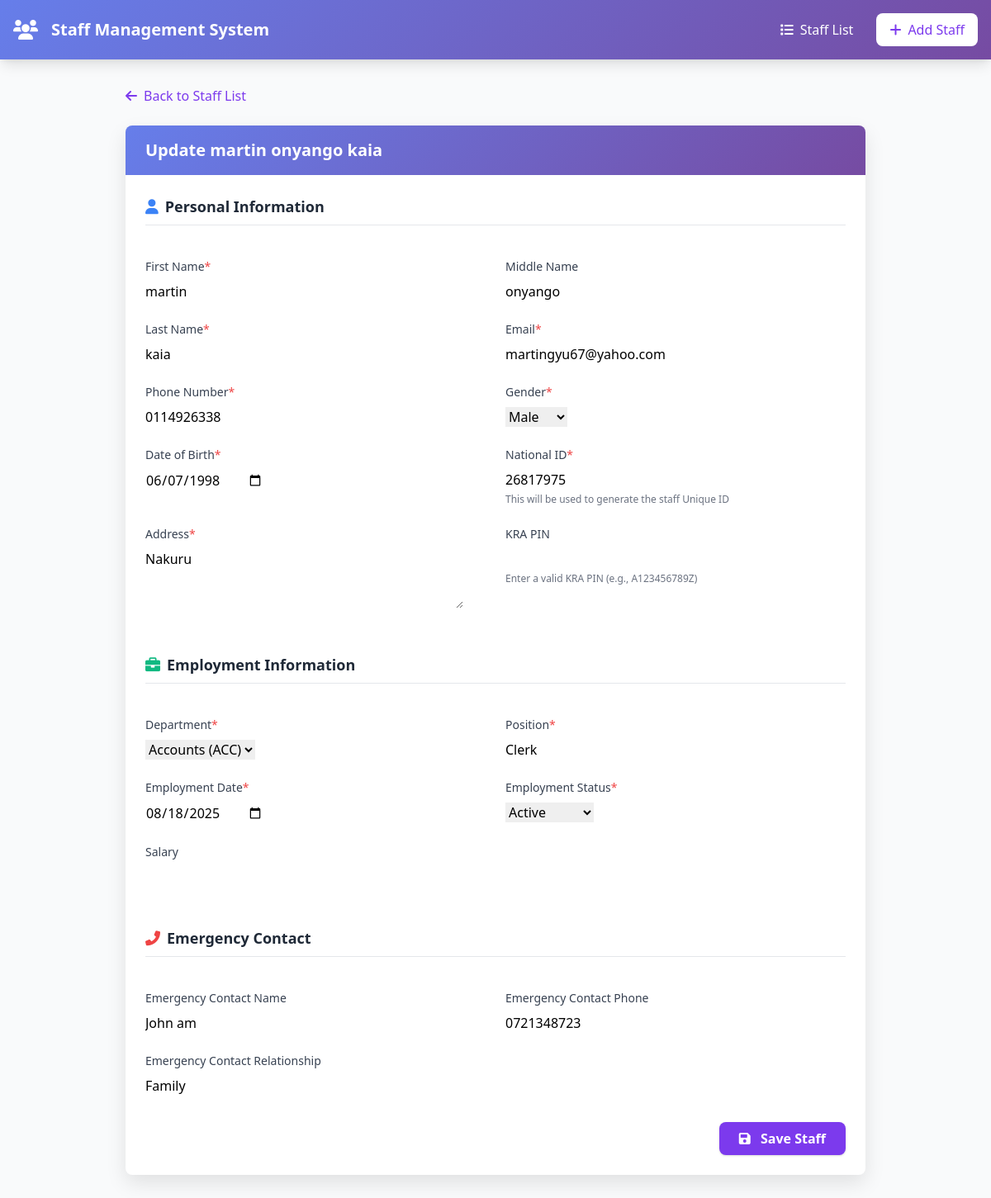
Page /ACC26817975-2025/update/ on the committed database.
### core/models.py (models this page shows, shortened)
class Staff(models.Model):
    GENDER_CHOICES = [
        ('M', 'Male'),
        ('F', 'Female'),
        ('O', 'Other'),
    ]
    EMPLOYMENT_STATUS_CHOICES = [
        ('ACTIVE', 'Active'),
        ('INACTIVE', 'Inactive'),
        ('TERMINATED', 'Terminated'),
        ('RETIRED', 'Retired'),
    ]
    first_name = models.CharField(max_length=50, verbose_name=_("First Name"))
    middle_name = models.CharField(max_length=50, blank=True, null=True, verbose_name=_("Middle Name"))
    last_name = models.CharField(max_length=50, verbose_name=_("Last Name"))
    email = models.EmailField(unique=True, verbose_name=_("Email"))
    phone = models.CharField(max_length=15, verbose_name=_("Phone Number"))
    gender = models.CharField(max_length=1, choices=GENDER_CHOICES, verbose_name=_("Gender"))
    date_of_birth = models.DateField(verbose_name=_("Date of Birth"))
    national_id = models.CharField(max_length=20, unique=True, verbose_name=_("National ID"))
    address = models.TextField(verbose_name=_("Address"))
    department = models.ForeignKey(Department, on_delete=models.CASCADE, related_name='staff_members', verbose_name=_("Department"))
    position = models.CharField(max_length=100, verbose_name=_("Position"))
    employment_date = models.DateField(verbose_name=_("Employment Date"))
    employment_status = models.CharField(
        max_length=20,
        choices=EMPLOYMENT_STATUS_CHOICES,
        default='ACTIVE',
        verbose_name=_("Employment Status")
    )
    salary = models.DecimalField(max_digits=10, decimal_places=2, blank=True, null=True, verbose_name=_("Salary"))
    emergency_contact_name = models.CharField(max_length=100, blank=True, null=True, verbose_name=_("Emergency Contact Name"))
    emergency_contact_phone = models.CharField(max_length=15, blank=True, null=True, verbose_name=_("Emergency Contact Phone"))
    emergency_contact_relationship = models.CharField(max_length=50, blank=True, null=True, verbose_name=_("Emergency Contact Relationship"))
    kra_pin = models.CharField(
        max_length=11,
        unique=True,
        blank=True,
        null=True,
        validators=[RegexValidator(r'^[A-Za-z][0-9]{9}[A-Za-z]$', 'KRA PIN must be 11 characters: 1 letter, 9 digits, 1 letter')],
        verbose_name=_("KRA PIN")
    )
    unique_id = models.CharField(max_length=30, unique=True, editable=False, verbose_name=_("Unique ID"))
    created_at = models.DateTimeField(auto_now_add=True)
    updated_at = models.DateTimeField(auto_now=True)
    @property
    def full_name(self):
        if self.middle_name:
            return f"{self.first_name} {self.middle_name} {self.last_name}"
        return f"{self.first_name} {self.last_name}"
    class Meta:
        ordering = ['unique_id']
        verbose_name_plural = "Staff"

### core/views.py (the view)
# urls.py: path('<str:unique_id>/update/', views.staff_update, name='staff_update'),
def staff_update(request, unique_id):
    staff = get_object_or_404(Staff, unique_id=unique_id)
    if request.method == 'POST':
        form = StaffForm(request.POST, instance=staff)
        if form.is_valid():
            form.save()
            messages.success(request, f'Staff member {staff.full_name} updated successfully')
            return redirect('core:staff_detail', unique_id=staff.unique_id)
    else:
        form = StaffForm(instance=staff)
    return render(request, 'staff_form.html', {
        'form': form,
        'staff': staff,
        'title': f'Update {staff.full_name}'
    })

### core/forms.py (shortened to what this page needs)
class StaffForm(forms.ModelForm):
    class Meta:
        model = Staff
        exclude = ['unique_id', 'created_at', 'updated_at']
        widgets = {
            'date_of_birth': forms.DateInput(attrs={'type': 'date'}),
            'employment_date': forms.DateInput(attrs={'type': 'date'}),
            'address': forms.Textarea(attrs={'rows': 3}),
            'gender': forms.Select(),
            'employment_status': forms.Select(),
            'kra_pin': forms.TextInput(attrs={'placeholder': ''}),
        }
    def __init__(self, *args, **kwargs):
        super().__init__(*args, **kwargs)
        self.fields['department'].queryset = Department.objects.all()
        self.fields['employment_date'].initial = timezone.now().date()
        required_fields = [
            'first_name', 'last_name', 'email', 'phone', 'gender',
            'date_of_birth', 'national_id', 'department', 'position',
            'employment_date'
        ]
        for field in required_fields:
            self.fields[field].required = True

### core/models.py (called while the page is built)
    def __str__(self):
        return f"{self.name} ({self.code})"

### templates/staff_form.html (shortened to what this page needs)
{% extends 'base.html' %}
{% block content %}
<div class="container mx-auto px-4 py-8">
    <div class="max-w-4xl mx-auto">
        <div class="flex justify-between items-center mb-6">
            <div class="flex items-center space-x-4">
                <a href="{% url 'core:staff_list' %}" class="text-purple-600 hover:text-purple-800">
                    <i class="fas fa-arrow-left mr-2"></i>Back to Staff List
                </a>
            </div>
        </div>
        <div class="bg-white rounded-lg card-shadow overflow-hidden">
            <div class="gradient-bg text-white px-6 py-4">
                <h3 class="text-xl font-bold">{{ title }}</h3>
            </div>
        <form method="post" class="p-6">
            <div class="grid grid-cols-1 md:grid-cols-2 gap-6">
                <div class="md:col-span-2">
                    <h4 class="text-lg font-semibold text-gray-800 mb-4 flex items-center border-b pb-2">
                        <i class="fas fa-user mr-2 text-blue-500"></i>Personal Information
                    </h4>
                </div>
                <div>
                    <label class="block text-sm font-medium text-gray-700 mb-2">
                        {{ form.first_name.label }}{% if form.first_name.field.required %}<span class="text-red-500">*</span>{% endif %}
                    </label>
                    {{ form.first_name }}
                </div>
                <div>
                    <label class="block text-sm font-medium text-gray-700 mb-2">{{ form.middle_name.label }}</label>
                    {{ form.middle_name }}
                </div>
                <div>
                    <label class="block text-sm font-medium text-gray-700 mb-2">
                        {{ form.last_name.label }}{% if form.last_name.field.required %}<span class="text-red-500">*</span>{% endif %}
                    </label>
                    {{ form.last_name }}
                </div>
                <div>
                    <label class="block text-sm font-medium text-gray-700 mb-2">
                        {{ form.email.label }}{% if form.email.field.required %}<span class="text-red-500">*</span>{% endif %}
                    </label>
                    {{ form.email }}
                </div>
                <div>
                    <label class="block text-sm font-medium text-gray-700 mb-2">
                        {{ form.phone.label }}{% if form.phone.field.required %}<span class="text-red-500">*</span>{% endif %}
                    </label>
                    {{ form.phone }}
                </div>
                <div>
                    <label class="block text-sm font-medium text-gray-700 mb-2">
                        {{ form.gender.label }}{% if form.gender.field.required %}<span class="text-red-500">*</span>{% endif %}
                    </label>
                    {{ form.gender }}
                </div>
                <div>
                    <label class="block text-sm font-medium text-gray-700 mb-2">
                        {{ form.date_of_birth.label }}{% if form.date_of_birth.field.required %}<span class="text-red-500">*</span>{% endif %}
                    </label>
                    {{ form.date_of_birth }}
                </div>
                <div>
                    <label class="block text-sm font-medium text-gray-700 mb-2">
                        {{ form.national_id.label }}{% if form.national_id.field.required %}<span class="text-red-500">*</span>{% endif %}
                    </label>
                    {{ form.national_id }}
                    <p class="mt-1 text-xs text-gray-500">This will be used to generate the staff Unique ID</p>
                </div>
                <div>
                    <label class="block text-sm font-medium text-gray-700 mb-2">
                        {{ form.address.label }}{% if form.address.field.required %}<span class="text-red-500">*</span>{% endif %}
                    </label>
                    {{ form.address }}
                </div>
                <div>
                    <label class="block text-sm font-medium text-gray-700 mb-2">
                        {{ form.kra_pin.label }}{% if form.kra_pin.field.required %}<span class="text-red-500">*</span>{% endif %}
                    </label>
                    {{ form.kra_pin }}
                    <p class="mt-1 text-xs text-gray-500">Enter a valid KRA PIN (e.g., A123456789Z)</p>
                </div>
                <div class="md:col-span-2 mt-6">
                    <h4 class="text-lg font-semibold text-gray-800 mb-4 flex items-center border-b pb-2">
                        <i class="fas fa-briefcase mr-2 text-green-500"></i>Employment Information
                    </h4>
                </div>
                <div>
                    <label class="block text-sm font-medium text-gray-700 mb-2">
                        {{ form.department.label }}{% if form.department.field.required %}<span class="text-red-500">*</span>{% endif %}
                    </label>
                    {{ form.department }}
                </div>
                <div>
                    <label class="block text-sm font-medium text-gray-700 mb-2">
                        {{ form.position.label }}{% if form.position.field.required %}<span class="text-red-500">*</span>{% endif %}
                    </label>
                    {{ form.position }}
                </div>
                <div>
                    <label class="block text-sm font-medium text-gray-700 mb-2">
                        {{ form.employment_date.label }}{% if form.employment_date.field.required %}<span class="text-red-500">*</span>{% endif %}
                    </label>
                    {{ form.employment_date }}
                </div>
                <div>
                    <label class="block text-sm font-medium text-gray-700 mb-2">
                        {{ form.employment_status.label }}{% if form.employment_status.field.required %}<span class="text-red-500">*</span>{% endif %}
                    </label>
                    {{ form.employment_status }}
                </div>
                <div>
                    <label class="block text-sm font-medium text-gray-700 mb-2">
                        {{ form.salary.label }}{% if form.salary.field.required %}<span class="text-red-500">*</span>{% endif %}
                    </label>
                    {{ form.salary }}
                </div>
                <div class="md:col-span-2 mt-6">
                    <h4 class="text-lg font-semibold text-gray-800 mb-4 flex items-center border-b pb-2">
                        <i class="fas fa-phone-alt mr-2 text-red-500"></i>Emergency Contact
                    </h4>
                </div>
                <div>
                    <label class="block text-sm font-medium text-gray-700 mb-2">
                        {{ form.emergency_contact_name.label }}{% if form.emergency_contact_name.field.required %}<span class="text-red-500">*</span>{% endif %}
                    </label>
                    {{ form.emergency_contact_name }}
                </div>
                <div>
                    <label class="block text-sm font-medium text-gray-700 mb-2">
                        {{ form.emergency_contact_phone.label }}{% if form.emergency_contact_phone.field.required %}<span class="text-red-500">*</span>{% endif %}
                    </label>
                    {{ form.emergency_contact_phone }}
                </div>
                <div>
                    <label class="block text-sm font-medium text-gray-700 mb-2">
                        {{ form.emergency_contact_relationship.label }}{% if form.emergency_contact_relationship.field.required %}<span class="text-red-500">*</span>{% endif %}
                    </label>
                    {{ form.emergency_contact_relationship }}
                </div>
            </div>
            <div class="mt-8 flex justify-end">
                <button type="submit" class="bg-purple-600 hover:bg-purple-700 text-white font-semibold px-6 py-2 rounded-lg shadow">
                    <i class="fas fa-save mr-2"></i> Save Staff
                </button>
            </div>
        </form>
        </div>
    </div>
</div>
{% endblock %}

### templates/base.html (style rules this page uses)
.gradient-bg { background: linear-gradient(135deg, #667eea 0%, #764ba2 100%); }
.card-shadow { box-shadow: 0 10px 25px rgba(0,0,0,0.1); }

### rows in the picture
Staff: first_name "martin", middle_name "onyango", last_name "kaia", email "martingyu67@yahoo.com", phone "0114926338", gender "Male", date_of_birth "06/07/1998", national_id "26817975", address "Nakuru", department "Accounts (ACC)", position "Clerk", employment_date "08/18/2025", employment_status "Active", emergency_contact_name "John am", emergency_contact_phone "0721348723", emergency_contact_relationship "Family"

### other values in the picture
{{ title }} "Update martin onyango kaia"
